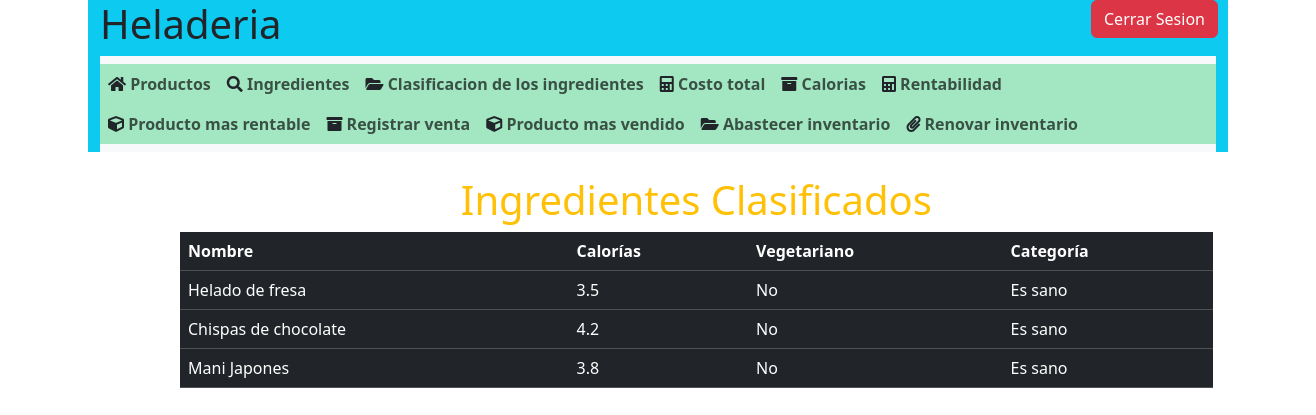
The app's page /ingredientes_categoria (signed in) with its own data.
### models/Ingredientes.py (models this page shows, shortened)
class Ingrediente(db.Model):
    __tablename__ = 'ingredientes'
    id = db.Column(db.Integer, primary_key = True)
    nombre = db.Column(db.String(100))
    precio = db.Column(db.Float)
    calorias = db.Column(db.Float)
    inventario = db.Column(db.Integer)
    es_vegetariano = db.Column(db.Boolean)
    sabor = db.Column(db.String(100))

### views/Heladeria_controller.py (the view)
    @app.route('/ingredientes_categoria')
    @login_required
    def ingredientes_categoria():
        if current_user.es_admin or current_user.es_empleado:
            ingredientes = Ingrediente.query.all()  # Obtiene todos los ingredientes
            ingredientes_clasificados = []
            for ingrediente in ingredientes:
                if ingrediente.calorias < 100 or ingrediente.es_vegetariano:
                    categoria = "Es sano"
                else:
                    categoria = "No es Sano"
                ingredientes_clasificados.append({
                    "nombre": ingrediente.nombre,
                    "calorias": ingrediente.calorias,
                    "es_vegetariano": ingrediente.es_vegetariano,
                    "categoria": categoria
                })
            return render_template('ingredientes_categoria.html', ingredientes=ingredientes_clasificados)
        else:
            return render_template('sin_autorizacion.html')

### templates/ingredientes_categoria.html (shortened to what this page needs)
{% include '/scripts.html'  %}
{% include '/header.html'  %}
<!DOCTYPE html>
<html lang="en">
<head>
</head>
<main class="main text-center py-4">
<body>
    <h1 class="text-center text-warning">Ingredientes Clasificados</h1>
    <table class="table table-dark">
        <thead>
            <tr>
                <th>Nombre</th>
                <th>Calorías</th>
                <th>Vegetariano</th>
                <th>Categoría</th>
            </tr>
        </thead>
        <tbody>
            {% for ingrediente in ingredientes %}
            <tr>
                <td>{{ ingrediente.nombre }}</td>
                <td>{{ ingrediente.calorias }}</td>
                <td>{{ 'Sí' if ingrediente.es_vegetariano else 'No' }}</td>
                <td class="categoria {{ ingrediente.categoria | replace(' ', '-') }}">
                    {{ ingrediente.categoria }}
                </td>
            </tr>
            {% endfor %}
        </tbody>
    </table>
</body>
</main>
</html>

### static/css/style2.css (style rules this page uses)
* { margin: 0px; padding: 0px; box-sizing: border-box; }
main { width: 80%; height: 40rem; border: none; padding: 1px 10px 6px 10px; border-radius: 20px; justify-content: center; margin-left: 170px; }

### records on screen
Ingrediente: nombre "Helado de fresa", calorias "3.5", es_vegetariano "No", categoria "Es sano"
Ingrediente: nombre "Chispas de chocolate", calorias "4.2", es_vegetariano "No", categoria "Es sano"
Ingrediente: nombre "Mani Japones", calorias "3.8", es_vegetariano "No", categoria "Es sano"
